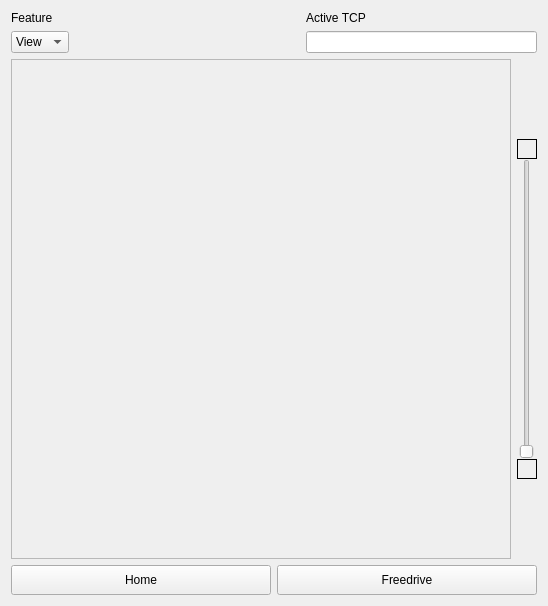
         <widget class="QWidget" name="robotWIdget" native="true">
          <layout class="QGridLayout" name="gridLayout_4">
           <item row="0" column="0">
            <layout class="QVBoxLayout" name="verticalLayout_16">
             <item>
              <layout class="QHBoxLayout" name="horizontalLayout_28">
               <item>
                <layout class="QVBoxLayout" name="verticalLayout_14">
                 <item>
                  <widget class="QLabel" name="label_25">
                   <property name="text">
                    <string>Feature</string>
                   </property>
                  </widget>
                 </item>
                 <item>
                  <widget class="QComboBox" name="featureComboBox">
                   <item>
                    <property name="text">
                     <string>View</string>
                    </property>
                   </item>
                   <item>
                    <property name="text">
                     <string>TCP</string>
                    </property>
                   </item>
                   <item>
                    <property name="text">
                     <string>Base</string>
                    </property>
                   </item>
                  </widget>
                 </item>
                </layout>
               </item>
               <item>
                <spacer name="horizontalSpacer_26">
                 <property name="orientation">
                  <enum>Qt::Horizontal</enum>
                 </property>
                 <property name="sizeHint" stdset="0">
                  <size>
                   <width>40</width>
                   <height>20</height>
                  </size>
                 </property>
                </spacer>
               </item>
               <item>
                <layout class="QVBoxLayout" name="verticalLayout_15">
                 <item>
                  <widget class="QLabel" name="label_26">
                   <property name="text">
                    <string>Active TCP</string>
                   </property>
                  </widget>
                 </item>
                 <item>
                  <widget class="QLineEdit" name="activeTCPLineEdit"/>
                 </item>
                </layout>
               </item>
              </layout>
             </item>
             <item>
              <layout class="QHBoxLayout" name="horizontalLayout_26">
               <item>
                <widget class="QFrame" name="frame">
                 <property name="minimumSize">
                  <size>
                   <width>500</width>
                   <height>500</height>
                  </size>
                 </property>
                 <property name="maximumSize">
                  <size>
                   <width>500</width>
                   <height>500</height>
                  </size>
                 </property>
                 <property name="frameShape">
                  <enum>QFrame::StyledPanel</enum>
                 </property>
                 <property name="frameShadow">
                  <enum>QFrame::Raised</enum>
                 </property>
                </widget>
               </item>
               <item>
                <layout class="QVBoxLayout" name="verticalLayout_13">
                 <property name="spacing">
                  <number>0</number>
                 </property>
                 <item>
                  <spacer name="verticalSpacer">
                   <property name="orientation">
                    <enum>Qt::Vertical</enum>
                   </property>
                   <property name="sizeHint" stdset="0">
                    <size>
                     <width>20</width>
                     <height>40</height>
                    </size>
                   </property>
                  </spacer>
                 </item>
                 <item>
                  <widget class="QPushButton" name="zoomInButton">
                   <property name="minimumSize">
                    <size>
                     <width>20</width>
                     <height>20</height>
                    </size>
                   </property>
                   <property name="maximumSize">
                    <size>
                     <width>20</width>
                     <height>20</height>
                    </size>
                   </property>
                   <property name="styleSheet">
                    <string notr="true">border : 1px solid black;

border-image : url(:/robot-panel/plus.png);
padding: 2px;

</string>
                   </property>
                   <property name="text">
                    <string/>
                   </property>
                  </widget>
                 </item>
                 <item>
                  <widget class="QSlider" name="verticalSlider">
                   <property name="minimumSize">
                    <size>
                     <width>20</width>
                     <height>300</height>
                    </size>
                   </property>
                   <property name="maximumSize">
                    <size>
                     <width>30</width>
                     <height>400</height>
                    </size>
                   </property>
                   <property name="orientation">
                    <enum>Qt::Vertical</enum>
                   </property>
                  </widget>
                 </item>
                 <item>
                  <widget class="QPushButton" name="zoomOutButton">
                   <property name="minimumSize">
                    <size>
                     <width>20</width>
                     <height>20</height>
                    </size>
                   </property>
                   <property name="maximumSize">
                    <size>
                     <width>20</width>
                     <height>20</height>
                    </size>
                   </property>
                   <property name="styleSheet">
                    <string notr="true">border : 1px solid black;

border-image : url(:/robot-panel/minus.png);
padding: 2px;

</string>
                   </property>
                   <property name="text">
                    <string/>
                   </property>
                  </widget>
                 </item>
                 <item>
                  <spacer name="verticalSpacer_2">
                   <property name="orientation">
                    <enum>Qt::Vertical</enum>
                   </property>
                   <property name="sizeHint" stdset="0">
                    <size>
                     <width>20</width>
                     <height>40</height>
                    </size>
                   </property>
                  </spacer>
                 </item>
                </layout>
               </item>
              </layout>
             </item>
             <item>
              <layout class="QHBoxLayout" name="horizontalLayout_27">
               <item>
                <widget class="QPushButton" name="homeButton">
                 <property name="minimumSize">
                  <size>
                   <width>124</width>
                   <height>30</height>
                  </size>
                 </property>
                 <property name="styleSheet">
                  <string notr="true">#homeButton:hover{
	border : 1px solid blue;
}
</string>
                 </property>
                 <property name="text">
                  <string>Home</string>
                 </property>
                </widget>
               </item>
               <item>
                <widget class="QPushButton" name="freedriveButton">
                 <property name="minimumSize">
                  <size>
                   <width>124</width>
                   <height>30</height>
                  </size>
                 </property>
                 <property name="styleSheet">
                  <string notr="true">#freedriveButton:hover{
	border : 1px solid blue;
}
</string>
                 </property>
                 <property name="text">
                  <string>Freedrive</string>
                 </property>
                </widget>
               </item>
              </layout>
             </item>
            </layout>
           </item>
          </layout>
         </widget>
